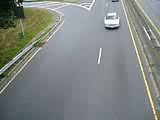
#> input picture frame 12 of Days/mastering opencv 2/3. Car and Pedestrian Detection/cars.mp4, 160 x 120 px, given in place of walking.avi, which was not available
$ jupyter execute '5. Optical Flow Object Tracking.ipynb'   (text cells are left out)
#> lines starting #> are read from the running program, lines starting #| are printed output that depends on the picture; after the words box and inside, x2 and y2 are one past the last pixel; in counts of white or black regions, pixels touching at a corner belong together; pictures that were not available may be replaced by others from this repository, and a replacement may not be noted
[cell 1]
import numpy as np
import cv2

# Load video stream
cap = cv2.VideoCapture('walking.avi')

# Set parameters for ShiTomasi corner detection
feature_params = dict( maxCorners = 100,
                       qualityLevel = 0.3,
                       minDistance = 7,
                       blockSize = 7 )

# Set parameters for lucas kanade optical flow
lucas_kanade_params = dict( winSize  = (15,15),
                  maxLevel = 2,
                  criteria = (cv2.TERM_CRITERIA_EPS | cv2.TERM_CRITERIA_COUNT, 10, 0.03))

# Create some random colors
# Used to create our trails for object movement in the image
color = np.random.randint(0,255,(100,3))

# Take first frame and find corners in it
ret, prev_frame = cap.read()
#> prev_frame is the input picture: shape (120, 160, 3); mean B, G, R 130.9, 133.8, 128.7
prev_gray = cv2.cvtColor(prev_frame, cv2.COLOR_BGR2GRAY)
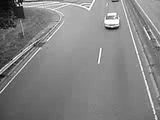
#> prev_gray: shape (120, 160); min 0, max 255, mean 131.9

# Find inital corner locations
prev_corners = cv2.goodFeaturesToTrack(prev_gray, mask = None, **feature_params)
#> prev_corners = [[19, 3], [116, 21], [106, 20]]

# Create a mask image for drawing purposes
mask = np.zeros_like(prev_frame)

while(1):
    ret, frame = cap.read()
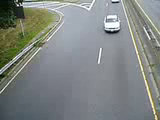
#> input picture frame 13 of Days/mastering opencv 2/3. Car and Pedestrian Detection/cars.mp4, 160 x 120 px, given in place of walking.avi, which was not available
#> frame is the input picture: shape (120, 160, 3); mean B, G, R 131, 133.9, 128.7
    frame_gray = cv2.cvtColor(frame, cv2.COLOR_BGR2GRAY)

    # calculate optical flow
    new_corners, status, errors = cv2.calcOpticalFlowPyrLK(prev_gray,
                                                           frame_gray,
                                                           prev_corners,
                                                           None,
                                                           **lucas_kanade_params)
#> new_corners = [[19, 3], [116.3, 24.39], [105.8, 23.33]]; status = [1, 1, 1]; errors = [0, 15.02, 13.38]

    # Select and store good points
    good_new = new_corners[status==1]
#> good_new = [[19, 3], [116.3, 24.39], [105.8, 23.33]]
    good_old = prev_corners[status==1]
#> good_old = [[19, 3], [116, 21], [106, 20]]

    # Draw the tracks
    for i,(new,old) in enumerate(zip(good_new, good_old)):
        a, b = new.ravel()
        c, d = old.ravel()
        mask = cv2.line(mask, (a,b),(c,d), color[i].tolist(), 2)
        frame = cv2.circle(frame, (a,b), 5, color[i].tolist(),-1)
#> this loop made 3 passes
#> (a, b, c, d) on passes 1 to 3: (19, 3, 19, 3), (116.3, 24.39, 116, 21), (105.8, 23.33, 106, 20)
#> pass 1, `frame = cv2.circle(frame, (a,b), 5, color[i].tolist(),-1)`:
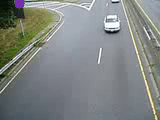
#> frame: shape (120, 160, 3); 0.38% of pixels changed, all inside (x1, y1, x2, y2) = (14, 0, 25, 9)
#> pass 2, `frame = cv2.circle(frame, (a,b), 5, color[i].tolist(),-1)`:
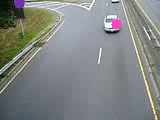
#> frame: shape (120, 160, 3); 0.42% of pixels changed, all inside (x1, y1, x2, y2) = (111, 19, 122, 30)
#> after the loop:
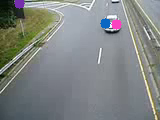
#> frame: shape (120, 160, 3); 0.42% of pixels changed, all inside (x1, y1, x2, y2) = (100, 18, 111, 29)
#> after the loop:
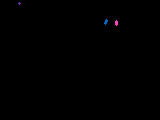
#> mask: shape (120, 160, 3); mean of channels 0, 1, 2 0.3, 0.1, 0.2; drawn as B, G, R

    img = cv2.add(frame,mask)

    # Show Optical Flow
    cv2.imshow('Optical Flow - Lucas-Kanade',img)
    if cv2.waitKey(1) == 13: #13 is the Enter Key
#> (key Esc is pressed here)
        break

    # Now update the previous frame and previous points
    prev_gray = frame_gray.copy()
    prev_corners = good_new.reshape(-1,1,2)
#> prev_corners = [[19, 3], [116.3, 24.39], [105.8, 23.33]]

cv2.destroyAllWindows()
cap.release()

[cell 2]
import cv2
import numpy as np

# Load video stream
cap = cv2.VideoCapture("walking.avi")

# Get first frame
ret, first_frame = cap.read()
previous_gray = cv2.cvtColor(first_frame, cv2.COLOR_BGR2GRAY)
hsv = np.zeros_like(first_frame)
hsv[...,1] = 255

while True:

    # Read of video file
    ret, frame2 = cap.read()
    next = cv2.cvtColor(frame2,cv2.COLOR_BGR2GRAY)

    # Computes the dense optical flow using the Gunnar Farneback’s algorithm
    flow = cv2.calcOpticalFlowFarneback(previous_gray, next,
                                        None, 0.5, 3, 15, 3, 5, 1.2, 0)

    # use flow to calculate the magnitude (speed) and angle of motion
    # use these values to calculate the color to reflect speed and angle
    magnitude, angle = cv2.cartToPolar(flow[...,0], flow[...,1])
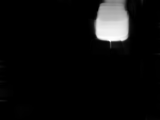
#> magnitude: shape (120, 160) float32; min 0, max 4.01, mean 0.208; drawn with min black and max white
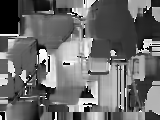
#> angle: shape (120, 160) float32; min 0, max 6.28, mean 2.66; drawn with min black and max white
    hsv[...,0] = angle * (180 / (np.pi/2))
    hsv[...,2] = cv2.normalize(magnitude, None, 0, 255, cv2.NORM_MINMAX)
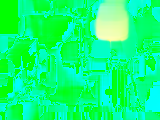
#> hsv: shape (120, 160, 3); mean of channels 0, 1, 2 122.2, 255, 13; drawn as B, G, R
    final = cv2.cvtColor(hsv, cv2.COLOR_HSV2BGR)
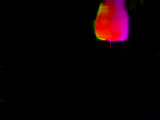
#> final: shape (120, 160, 3); mean B, G, R 4.1, 1.3, 12.8

    # Show our demo of Dense Optical Flow
    cv2.imshow('Dense Optical Flow', final)
    if cv2.waitKey(1) == 13: #13 is the Enter Key
#> (key Esc is pressed here)
        break

    # Store current image as previous image
    previous_gray = next

cap.release()
cv2.destroyAllWindows()

$ run again, starting later in the video
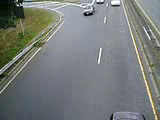
#> input picture frame 54 of Days/mastering opencv 2/3. Car and Pedestrian Detection/cars.mp4, 160 x 120 px, given in place of walking.avi, which was not available
#> prev_frame is the input picture: shape (120, 160, 3); mean B, G, R 122.2, 124.2, 119.7
#> `prev_corners = cv2.goodFeaturesToTrack(prev_gray, mask = None, **featu..`: prev_corners = [[19, 3], [86, 13], [120, 1], [95, 5], [110, 1]]
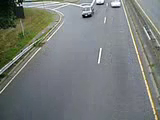
#> input picture frame 55 of Days/mastering opencv 2/3. Car and Pedestrian Detection/cars.mp4, 160 x 120 px, given in place of walking.avi, which was not available
#> frame is the input picture: shape (120, 160, 3); mean B, G, R 122, 124.1, 119.5
#> new_corners = [[19, 3], [84.65, 14.92], [120.4, 2.41], [94.24, 6.31], [110, 2.38]]; status = [1, 1, 1, 1, 1]; errors = [0.00264, 11.19, 26.11, 19.83, 27.49]
#> good_new has the same summary as new_corners
#> good_old = [[19, 3], [86, 13], [120, 1], [95, 5], [110, 1]]
#> the loop `for i,(new,old) in enumerate(zip(good_new, good_old)):` made 5 passes
#> (a, b, c, d) on passes 1 to 5: (19, 3, 19, 3), (84.65, 14.92, 86, 13), (120.4, 2.41, 120, 1), (94.24, 6.31, 95, 5), (110, 2.38, 110, 1)
#> `prev_corners = good_new.reshape(-1,1,2)`: prev_corners has the same summary as new_corners
#> `final = cv2.cvtColor(hsv, cv2.COLOR_HSV2BGR)`:
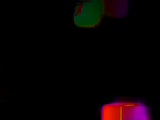
#> final: shape (120, 160, 3); mean B, G, R 3.5, 2.1, 8.3

$ run again, starting later in the video
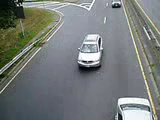
#> input picture frame 96 of Days/mastering opencv 2/3. Car and Pedestrian Detection/cars.mp4, 160 x 120 px, given in place of walking.avi, which was not available
#> prev_frame is the input picture: shape (120, 160, 3); mean B, G, R 121.2, 123.3, 118.5
#> `prev_corners = cv2.goodFeaturesToTrack(prev_gray, mask = None, **featu..`: prev_corners = [[19, 3], [121, 106], [95, 42], [80, 57], [97, 50], [120, 5], [148, 102], [112, 5], [88, 7], [96, 60]]
#> new_corners = [[19, 2.99], [135.9, 148.7], [93.3, 50], [75.7, 68.05], [95.28, 59.2], [120.4, 6.47], [160.4, 152.6], [112.2, 6.46], [88, 7], [93.77, 71.4]]; status = [1, 0, 1, 1, 1, 1, 0, 1, 1, 1]; errors = [1.21, 3.1e-41, 20.85, 19.91, 17.09, 14.85, 0, 12.53, 0.405, 11.62]
#> good_new = [[19, 2.99], [93.3, 50], [75.7, 68.05], [95.28, 59.2], [120.4, 6.47], [112.2, 6.46], [88, 7], [93.77, 71.4]]
#> good_old = [[19, 3], [95, 42], [80, 57], [97, 50], [120, 5], [112, 5], [88, 7], [96, 60]]
#> the loop `for i,(new,old) in enumerate(zip(good_new, good_old)):` made 8 passes
#> (a, b, c, d) on passes 1 to 8: (19, 2.99, 19, 3), (93.3, 50, 95, 42), (75.7, 68.05, 80, 57), (95.28, 59.2, 97, 50), (120.4, 6.47, 120, 5), (112.2, 6.46, 112, 5), (88, 7, 88, 7), (93.77, 71.4, 96, 60)
#> `prev_corners = good_new.reshape(-1,1,2)`: prev_corners has the same summary as good_new
#> `final = cv2.cvtColor(hsv, cv2.COLOR_HSV2BGR)`:
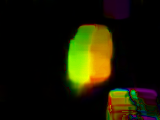
#> final: shape (120, 160, 3); mean B, G, R 2.5, 26.1, 27.7
